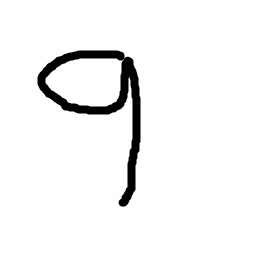
#> input picture workingDir/testImage.png, 256 x 256 px
$ python imgProcessing.py   (Python 2 division)
#> lines starting #> are read from the running program, lines starting #| are printed output that depends on the picture
from skimage import data, io, filters
import cv2;


open("testImage.png")
img = cv2.imread('testImage.png')
#> img is the input picture: shape (256, 256, 3); min 0, max 255, mean 243
print img
#> (printed output is left out)
edges = filters.sobel(img)
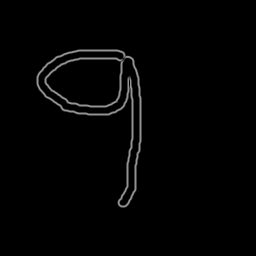
#> edges: shape (256, 256, 3) float64; min 0, max 0.626, mean 0.0131
